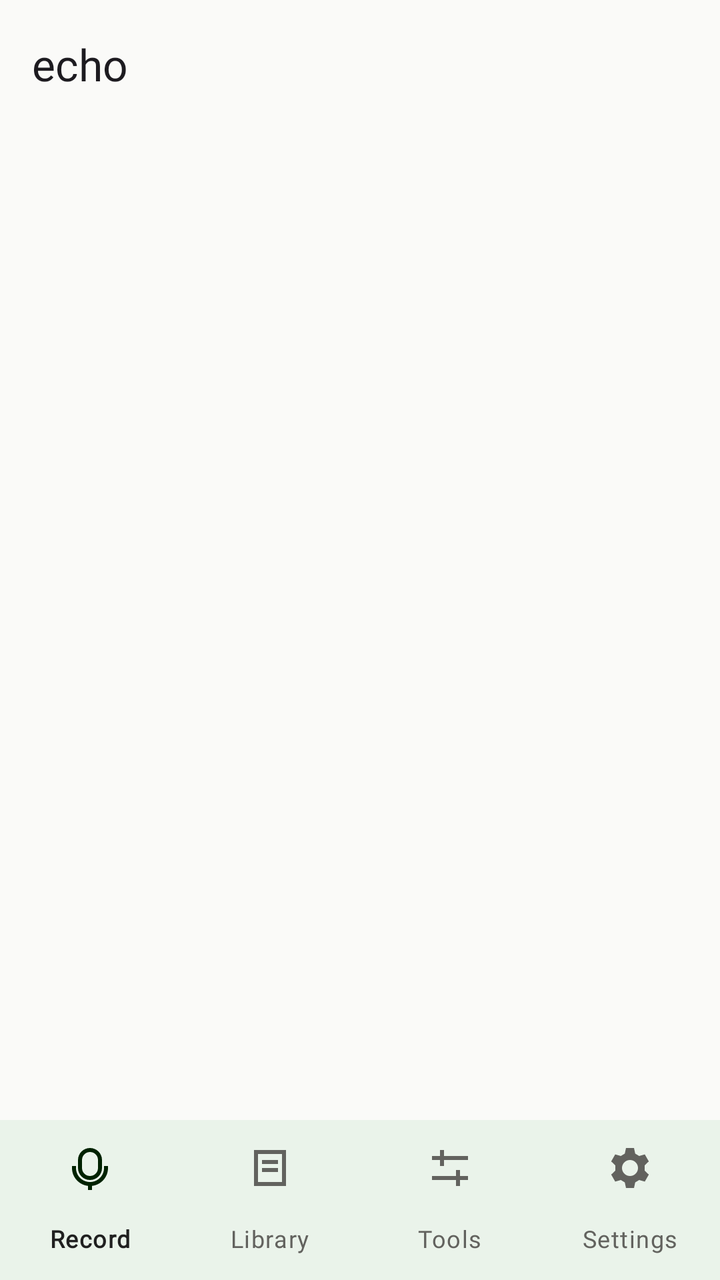
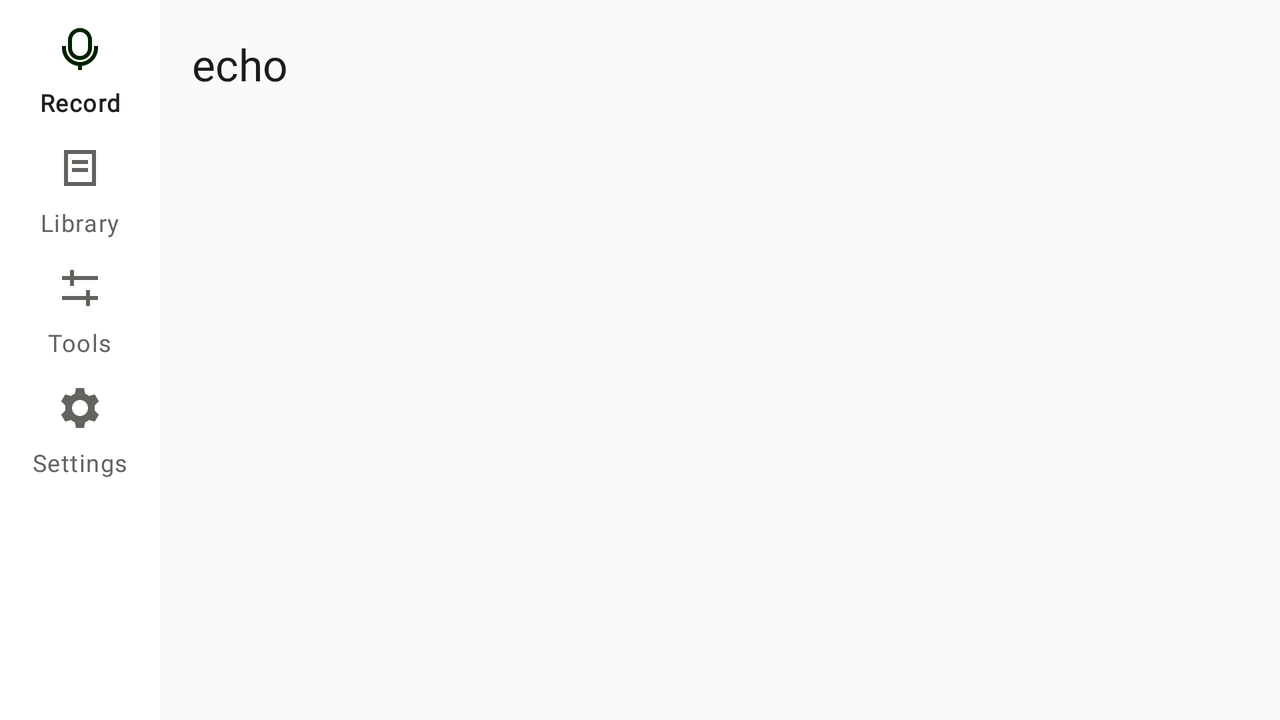

First picture: res/layout/ on a phone held upright. Second picture: the repository's own variant of that layout, on a device whose configuration matches the variant's folder. Source for both follows.
<!-- AndroidManifest.xml: application theme Theme.Echo -->
<!-- res/layout/activity_main.xml -->
<LinearLayout xmlns:android="http://schemas.android.com/apk/res/android" xmlns:app="http://schemas.android.com/apk/res-auto" android:id="@+id/root" android:layout_width="match_parent" android:layout_height="match_parent" android:orientation="vertical" android:background="?android:attr/colorBackground">
    <com.google.android.material.appbar.MaterialToolbar android:id="@+id/toolbar" android:layout_width="match_parent" android:layout_height="?attr/actionBarSize" app:title="@string/app_name" />
    <androidx.fragment.app.FragmentContainerView android:id="@+id/content" android:layout_width="match_parent" android:layout_height="0dp" android:layout_weight="1" />
    <com.google.android.material.bottomnavigation.BottomNavigationView android:id="@+id/navigation" android:layout_width="match_parent" android:layout_height="wrap_content" app:menu="@menu/main_navigation" app:labelVisibilityMode="labeled" android:background="?attr/colorSurface" />
</LinearLayout>
<!-- resources referenced by this layout -->
<resources>
  <string name="app_name">echo</string>
  <style name="TextAppearance.Echo.DisplayLarge" parent="TextAppearance.Material3.DisplayLarge">
          <item name="fontFamily">@font/space_grotesk</item>
          <item name="android:fontFamily">@font/space_grotesk</item>
          <item name="android:textFontWeight">400</item>
      </style>
  <style name="TextAppearance.Echo.DisplaySmall" parent="TextAppearance.Material3.DisplaySmall">
          <item name="fontFamily">@font/space_grotesk</item>
          <item name="android:fontFamily">@font/space_grotesk</item>
          <item name="android:textFontWeight">400</item>
      </style>
  <style name="TextAppearance.Echo.TitleLarge" parent="TextAppearance.Material3.TitleLarge">
          <item name="fontFamily">@font/space_grotesk</item>
          <item name="android:fontFamily">@font/space_grotesk</item>
          <item name="android:textFontWeight">400</item>
      </style>
  <style name="TextAppearance.Echo.TitleMedium" parent="TextAppearance.Material3.TitleMedium">
          <item name="fontFamily">@font/space_grotesk</item>
          <item name="android:fontFamily">@font/space_grotesk</item>
          <item name="android:textFontWeight">500</item>
      </style>
  <style name="TextAppearance.Echo.TitleSmall" parent="TextAppearance.Material3.TitleSmall">
          <item name="fontFamily">@font/space_grotesk</item>
          <item name="android:fontFamily">@font/space_grotesk</item>
          <item name="android:textFontWeight">500</item>
      </style>
  <style name="TextAppearance.Echo.BodyLarge" parent="TextAppearance.Material3.BodyLarge">
          <item name="fontFamily">@font/space_grotesk</item>
          <item name="android:fontFamily">@font/space_grotesk</item>
          <item name="android:textFontWeight">400</item>
      </style>
  <style name="TextAppearance.Echo.BodyMedium" parent="TextAppearance.Material3.BodyMedium">
          <item name="fontFamily">@font/space_grotesk</item>
          <item name="android:fontFamily">@font/space_grotesk</item>
          <item name="android:textFontWeight">400</item>
      </style>
  <style name="TextAppearance.Echo.BodySmall" parent="TextAppearance.Material3.BodySmall">
          <item name="fontFamily">@font/space_grotesk</item>
          <item name="android:fontFamily">@font/space_grotesk</item>
          <item name="android:textFontWeight">400</item>
      </style>
  <style name="TextAppearance.Echo.LabelLarge" parent="TextAppearance.Material3.LabelLarge">
          <item name="fontFamily">@font/space_grotesk</item>
          <item name="android:fontFamily">@font/space_grotesk</item>
          <item name="android:textFontWeight">500</item>
      </style>
  <style name="TextAppearance.Echo.LabelMedium" parent="TextAppearance.Material3.LabelMedium">
          <item name="fontFamily">@font/space_grotesk</item>
          <item name="android:fontFamily">@font/space_grotesk</item>
          <item name="android:textFontWeight">500</item>
      </style>
  <style name="TextAppearance.Echo.LabelSmall" parent="TextAppearance.Material3.LabelSmall">
          <item name="fontFamily">@font/space_grotesk</item>
          <item name="android:fontFamily">@font/space_grotesk</item>
          <item name="android:textFontWeight">500</item>
      </style>
  <color name="echo_primary">#007500</color>
  <color name="echo_on_primary">#FFFFFF</color>
  <color name="echo_primary_container">#D4F6CD</color>
  <color name="echo_on_primary_container">#002200</color>
  <color name="echo_background">#FAFAF8</color>
  <color name="echo_surface">#FFFFFF</color>
  <color name="echo_surface_variant">#F0F0EB</color>
  <color name="echo_on_surface">#202020</color>
  <color name="echo_on_surface_variant">#62625E</color>
  <color name="echo_outline">#74746E</color>
  <color name="echo_outline_variant">#DEDED7</color>
  <color name="echo_error">#BA1A1A</color>
  <!-- some entries are left out for length -->
</resources>
<!-- res/layout-w600dp/activity_main.xml (the repository's variant of the layout above) -->
<!-- drawn on the phone turned sideways -->
<LinearLayout xmlns:android="http://schemas.android.com/apk/res/android" xmlns:app="http://schemas.android.com/apk/res-auto" android:id="@+id/root" android:layout_width="match_parent" android:layout_height="match_parent" android:orientation="horizontal" android:background="?android:attr/colorBackground">
    <com.google.android.material.navigationrail.NavigationRailView android:id="@+id/navigation" android:layout_width="wrap_content" android:layout_height="match_parent" app:menu="@menu/main_navigation" app:labelVisibilityMode="labeled" android:background="?attr/colorSurface" />
    <LinearLayout android:orientation="vertical" android:layout_width="0dp" android:layout_height="match_parent" android:layout_weight="1">
        <com.google.android.material.appbar.MaterialToolbar android:id="@+id/toolbar" android:layout_width="match_parent" android:layout_height="?attr/actionBarSize" app:title="@string/app_name" />
        <androidx.fragment.app.FragmentContainerView android:id="@+id/content" android:layout_width="match_parent" android:layout_height="0dp" android:layout_weight="1" />
    </LinearLayout>
</LinearLayout>
